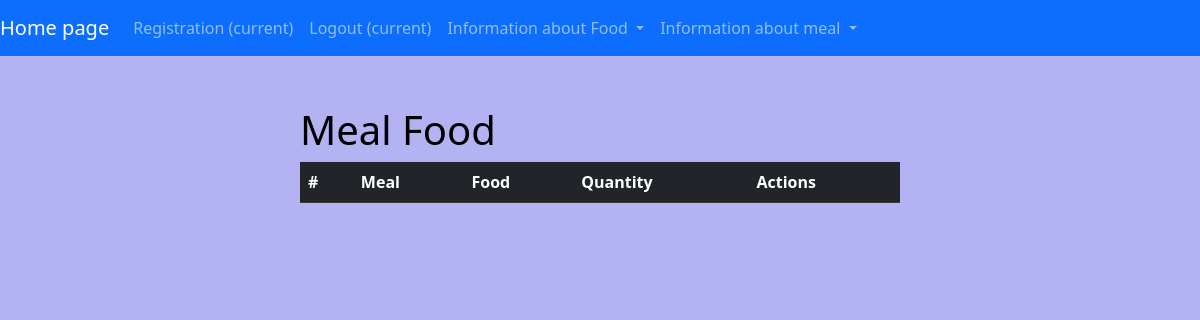
Page /meal_food/ (signed in) on the earlier database version.
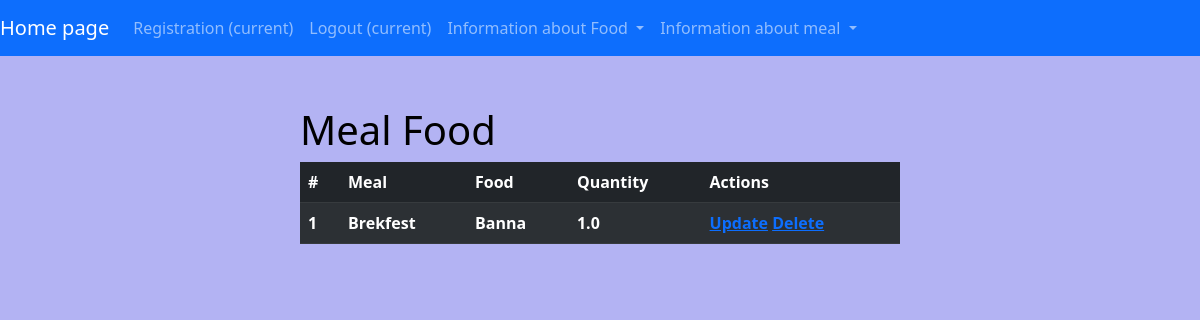
Same page on the later database version.
### calories_counter/models.py (models this page shows, shortened)
class MealFood(models.Model):
    meal = models.ForeignKey(Meal, on_delete=models.CASCADE)
    food = models.ForeignKey(Food, on_delete=models.CASCADE)
    quantity = models.FloatField()

class Meal(models.Model):
    meal_name = models.CharField(max_length=255)
    foods = models.ManyToManyField(Food, through="MealFood")
    def __str__(self):
        return self.meal_name

class Food(models.Model):
    user = models.ForeignKey(settings.AUTH_USER_MODEL, on_delete=models.CASCADE)
    food_name = models.CharField(max_length=255)
    calories = models.FloatField()
    def __str__(self):
        return self.food_name

### calories_counter/views.py (the view)
# urls.py: path("meal_food/", views.MealFoodView.as_view(), name="meal_food"),
class MealFoodView(LoginRequiredMixin, View):
    def get(self, request):
        meal_foods = MealFood.objects.all()
        return render(request, "calories_counter/meal_food.html", {"meal_foods": meal_foods})

### calories_counter/templates/calories_counter/meal_food.html (shortened to what this page needs)
{% extends 'base.html' %}
{% load static %}
{% block css_files %}
  <link rel="stylesheet" href="{% static 'calories_counter/meal_food.css' %}">
{% endblock %}
{% block content %}
  <div id="user-food-meal">
    <h1>Meal Food</h1>
    <table class="table table-dark table-striped">
      <thead>
      <tr>
        <th>#</th>
        <th>Meal</th>
        <th>Food</th>
        <th>Quantity</th>
        <th>Actions</th>
      </tr>
      </thead>
      {% for meal_food in meal_foods %}
        <tr>
          <th>{{ forloop.counter }}</th>
          <th>{{ meal_food.meal }}</th>
          <th>{{ meal_food.food }}</th>
          <th>{{ meal_food.quantity }}</th>
          <th>
            <a href="">Update</a>
            <a href="">Delete</a>
          </th>
        </tr>
      {% endfor %}
    </table>
  </div>
{% endblock %}

Differences in the rows shown:
added MealFood: meal "Brekfest", food "Banna", quantity "1.0"
